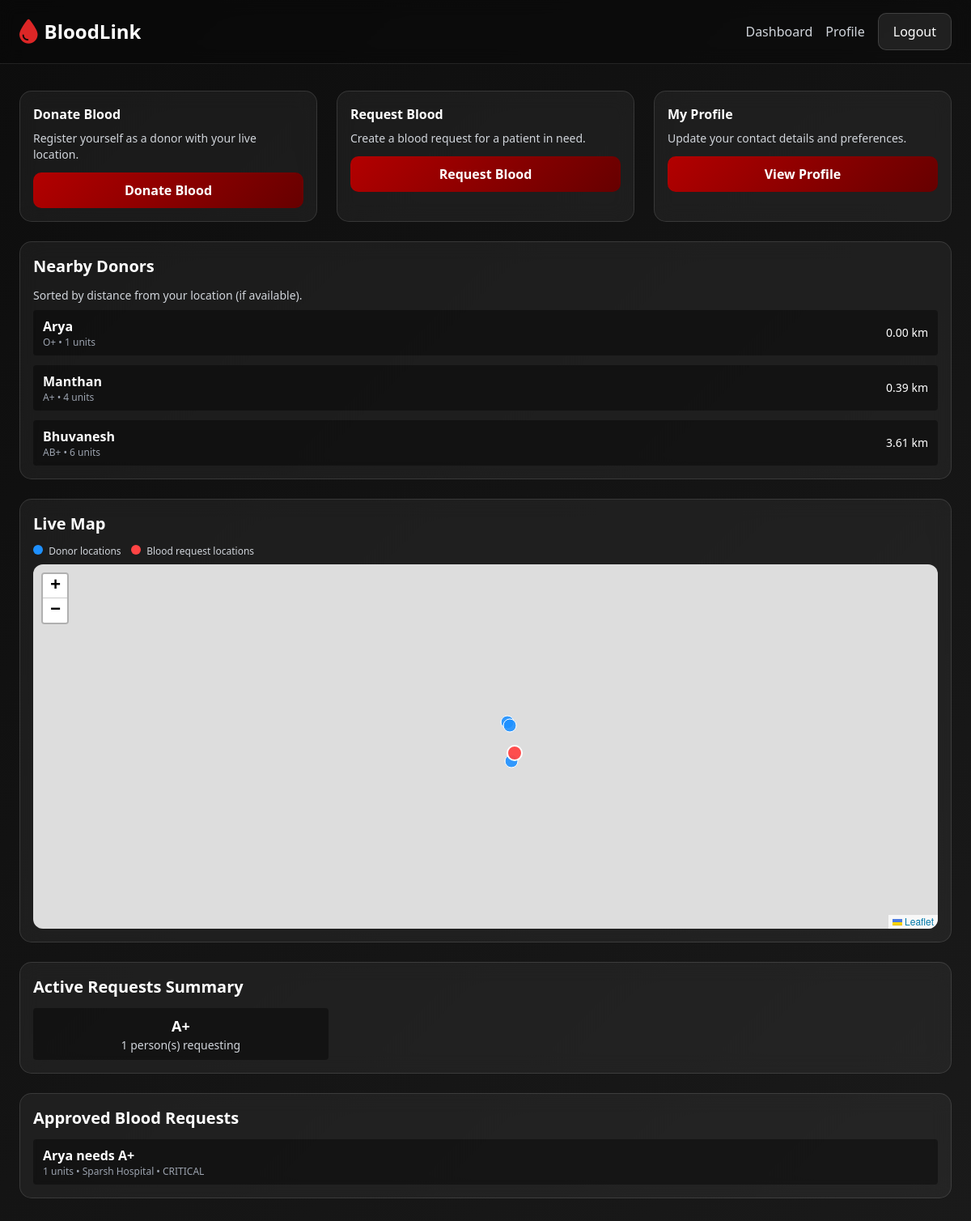
/donation/dashboard/ (signed in), run on the app's committed database.
### donation/models.py (models this page shows, shortened)
class Donation(models.Model):
    donor = models.ForeignKey(User, on_delete=models.CASCADE, related_name='donations')
    blood_type = models.CharField(max_length=3, choices=BLOOD_TYPES)
    units_available = models.PositiveIntegerField(default=1)
    latitude = models.FloatField()
    longitude = models.FloatField()
    created_at = models.DateTimeField(auto_now_add=True)
    active = models.BooleanField(default=True)

class BloodRequest(models.Model):
    requester = models.ForeignKey(User, on_delete=models.CASCADE, related_name='requests')
    patient_name = models.CharField(max_length=100)
    blood_type = models.CharField(max_length=3, choices=BLOOD_TYPES)
    units_needed = models.PositiveIntegerField()
    hospital_name = models.CharField(max_length=200)
    address = models.CharField(max_length=255)
    latitude = models.FloatField()
    longitude = models.FloatField()
    urgency = models.CharField(max_length=20, choices=[
        ("CRITICAL", "Critical"),
        ("HIGH", "High"),
        ("MEDIUM", "Medium"),
    ], default="HIGH")
    status = models.CharField(max_length=20, choices=REQUEST_STATUS, default="PENDING")
    created_at = models.DateTimeField(auto_now_add=True)

### donation/views.py (the view)
# urls.py: path('dashboard/', views.dashboard, name='dashboard'),
@login_required
def dashboard(request):
    profile = request.user.profile
    donations = Donation.objects.filter(active=True)
    approved_requests = BloodRequest.objects.filter(status='APPROVED')
    user_lat = profile.latitude
    user_lng = profile.longitude
    def haversine(lat1, lon1, lat2, lon2):
        if None in (lat1, lon1, lat2, lon2):
            return None
        R = 6371
        phi1, phi2 = math.radians(lat1), math.radians(lat2)
        dphi = math.radians(lat2 - lat1)
        dlambda = math.radians(lon2 - lon1)
        a = (
            math.sin(dphi / 2) ** 2 +
            math.cos(phi1) * math.cos(phi2) * math.sin(dlambda / 2) ** 2
        )
        return 2 * R * math.atan2(math.sqrt(a), math.sqrt(1 - a))
    nearby_donations = []
    for d in donations:
        dist = None
        if user_lat is not None and user_lng is not None:
            dist = haversine(user_lat, user_lng, d.latitude, d.longitude)
        nearby_donations.append({
            "id": d.id,
            "donor": d.donor.username,
            "blood_type": d.blood_type,
            "units": d.units_available,
            "lat": d.latitude,
            "lng": d.longitude,
            "distance": dist if dist is not None else 999999,
        })
    nearby_donations = sorted(nearby_donations, key=lambda x: x["distance"])
    donors_json = json.dumps(nearby_donations)
    requests_data = []
    for r in approved_requests:
        dist = None
        if user_lat is not None and user_lng is not None and r.latitude is not None and r.longitude is not None:
            dist = haversine(user_lat, user_lng, r.latitude, r.longitude)
        requests_data.append({
            "id": r.id,
            "patient_name": r.patient_name,
            "blood_type": r.blood_type,
            "units": r.units_needed,
            "lat": r.latitude,
            "lng": r.longitude,
            "hospital_name": r.hospital_name,
            "urgency": r.urgency,
            "distance": dist if dist is not None else 999999,
        })
    requests_json = json.dumps(requests_data)
    bt_counts = Counter(approved_requests.values_list('blood_type', flat=True))
    active_requests_summary = [
        {"blood_type": bt, "count": cnt}
        for bt, cnt in bt_counts.items()
    ]
    context = {
        "profile": profile,
        "nearby_donations": nearby_donations,
        "donors_json": donors_json,
        "requests_json": requests_json,               # 👈 NEW
        "blood_requests": approved_requests,
        "active_requests_summary": active_requests_summary,
    }
    return render(request, 'donation/dashboard.html', context)

### donation/templates/donation/dashboard.html (shortened to what this page needs)
{% extends "donation/base.html" %}
{% block content %}
<div class="grid md:grid-cols-3 gap-6 mb-6">
    <div class="glass-effect p-4">
        <h3 class="font-bold mb-2">Donate Blood</h3>
        <p class="text-sm text-gray-300 mb-3">
            Register yourself as a donor with your live location.
        </p>
        <a href="{% url 'donate_blood' %}" class="btn-primary inline-block w-full text-center">
            Donate Blood
        </a>
    </div>
    <div class="glass-effect p-4">
        <h3 class="font-bold mb-2">Request Blood</h3>
        <p class="text-sm text-gray-300 mb-3">
            Create a blood request for a patient in need.
        </p>
        <a href="{% url 'request_blood' %}" class="btn-primary inline-block w-full text-center">
            Request Blood
        </a>
    </div>
    <div class="glass-effect p-4">
        <h3 class="font-bold mb-2">My Profile</h3>
        <p class="text-sm text-gray-300 mb-3">
            Update your contact details and preferences.
        </p>
        <a href="{% url 'profile' %}" class="btn-primary inline-block w-full text-center">
            View Profile
        </a>
    </div>
</div>
<div class="glass-effect p-4 mb-6">
    <h2 class="text-xl font-bold mb-3">Nearby Donors</h2>
    <div class="text-sm text-gray-300 mb-2">
        Sorted by distance from your location (if available).
    </div>
    <div class="max-h-72 overflow-y-auto space-y-3">
        {% for d in nearby_donations %}
        <div class="flex justify-between items-center bg-black/40 px-3 py-2 rounded">
            <div>
                <div class="font-semibold">{{ d.donor }}</div>
                <div class="text-xs text-gray-400">
                    {{ d.blood_type }} • {{ d.units }} units
                </div>
            </div>
            <div class="text-sm">
                {% if d.distance == 999999 %}
                    --
                {% else %}
                    {{ d.distance|floatformat:2 }} km
                {% endif %}
            </div>
        </div>
        {% empty %}
        <div class="text-gray-400 text-sm">No donors available yet.</div>
        {% endfor %}
    </div>
</div>
<div class="glass-effect p-4 mb-6">
    <h2 class="text-xl font-bold mb-3">Live Map</h2>
    <div class="text-xs text-gray-300 mb-2">
        <span class="inline-block w-3 h-3 rounded-full mr-1" style="background:#1e90ff;"></span>
        Donor locations
        &nbsp;&nbsp;
        <span class="inline-block w-3 h-3 rounded-full mr-1" style="background:#ff4444;"></span>
        Blood request locations
    </div>
    <div id="map"></div>
</div>
<div class="glass-effect p-4 mb-6">
    <h2 class="text-xl font-bold mb-3">Active Requests Summary</h2>
    {% if active_requests_summary %}
        <div class="grid md:grid-cols-3 gap-3">
            {% for item in active_requests_summary %}
            <div class="bg-black/40 px-3 py-2 rounded flex flex-col items-center">
                <div class="text-lg font-semibold">
                    {{ item.blood_type }}
                </div>
                <div class="text-sm text-gray-300">
                    {{ item.count }} person(s) requesting
                </div>
            </div>
            {% endfor %}
        </div>
    {% else %}
        <div class="text-gray-400 text-sm">
            No active blood requests yet.
        </div>
    {% endif %}
</div>
<div class="glass-effect p-4">
    <h2 class="text-xl font-bold mb-3">Approved Blood Requests</h2>
    {% if blood_requests %}
        <div class="space-y-3">
            {% for r in blood_requests %}
            <div class="bg-black/40 px-3 py-2 rounded">
                <div class="font-semibold">
                    {{ r.patient_name }} needs {{ r.blood_type }}
                </div>
                <div class="text-xs text-gray-400">
                    {{ r.units_needed }} units • {{ r.hospital_name }} • {{ r.urgency }}
                </div>
            </div>
            {% endfor %}
        </div>
    {% else %}
        <div class="text-gray-400 text-sm">
            No approved blood requests yet.
        </div>
    {% endif %}
</div>
{% endblock %}

### donation/templates/donation/base.html (shortened to what this page needs)
<!DOCTYPE html>
<html lang="en">
<head>
    <script src="https://cdn.tailwindcss.com"></script>
    <link rel="stylesheet" href="https://unpkg.com/leaflet/dist/leaflet.css" />
    <link rel="stylesheet"
          href="https://cdnjs.cloudflare.com/ajax/libs/font-awesome/6.4.0/css/all.min.css">
</head>
<body>
<header class="navbar w-full fixed top-0 left-0 z-20 px-6 py-4">
    <div class="max-w-7xl mx-auto flex justify-between items-center">
        <div class="flex items-center gap-2">
            <i class="fas fa-droplet text-red-600 text-3xl"></i>
            <span class="font-bold text-2xl">BloodLink</span>
        </div>
        <div class="flex gap-4 items-center">
            {% if user.is_authenticated %}
                <a href="{% url 'dashboard' %}" class="text-gray-300 hover:text-white">
                    Dashboard
                </a>
                <a href="{% url 'profile' %}" class="text-gray-300 hover:text-white">
                    Profile
                </a>
                <a href="{% url 'logout' %}"
                   class="btn-secondary">Logout</a>
            {% else %}
                <a href="{% url 'login' %}" class="btn-secondary">Login</a>
                <a href="{% url 'register' %}" class="btn-primary">Register</a>
            {% endif %}
        </div>
    </div>
</header>
<div class="pt-28 max-w-7xl mx-auto px-6 pb-12">
    {% block content %}{% endblock %}
</div>
</body>
</html>

### donation/templates/donation/base.html (style rules this page uses)
body { font-family: "Segoe UI", sans-serif; background: linear-gradient(135deg, #0d0d0d, #1a1a1a); min-height: 100vh; color: white; }
.glass-effect { background: rgba(255,255,255,0.05); border: 1px solid rgba(255,255,255,0.12); backdrop-filter: blur(12px); border-radius: 15px; }
.btn-primary { background: linear-gradient(135deg, #b30000, #660000); color: white; padding: 10px 18px; border-radius: 10px; font-weight: 600; display: inline-flex; align-items: center; justify-content: center; }
.btn-secondary { background: rgba(255,255,255,0.08); border: 1px solid rgba(255,255,255,0.15); padding: 10px 18px; color: white; border-radius: 10px; }
#map { height: 450px; border-radius: 12px; }
.navbar { background: rgba(0,0,0,0.3); border-bottom: 1px solid rgba(255,255,255,0.1); backdrop-filter: blur(10px); }

### data on the page
Donation: blood_type "O+"
Donation: blood_type "A+"
Donation: blood_type "AB+"
BloodRequest: patient_name "Arya", blood_type "A+", units_needed "1", hospital_name "Sparsh Hospital", urgency "CRITICAL"

### other printed values
{{ d.donor }} "Arya" "Manthan" "Bhuvanesh"
{{ d.units }} "1" "4" "6"
{{ d.distance|floatformat:2 }} "0.00" "0.39" "3.61"
{{ item.blood_type }} "A+"
{{ item.count }} "1"
